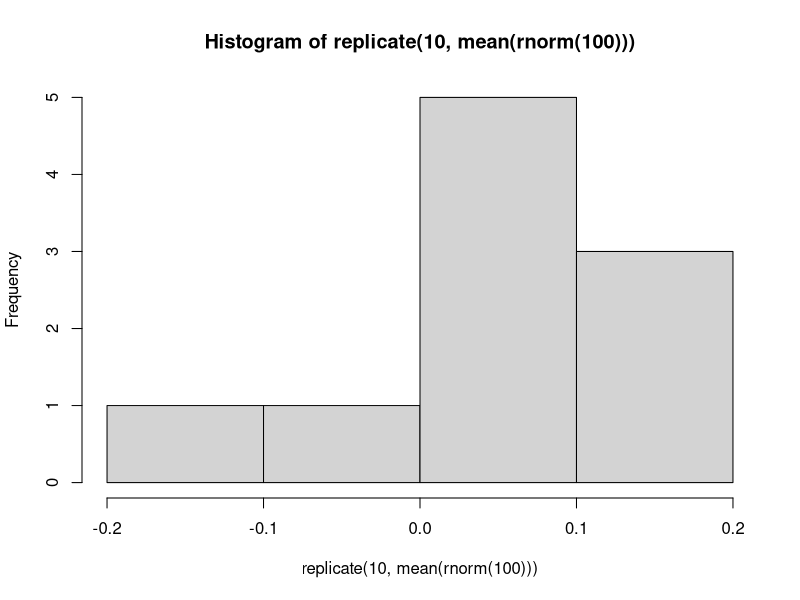
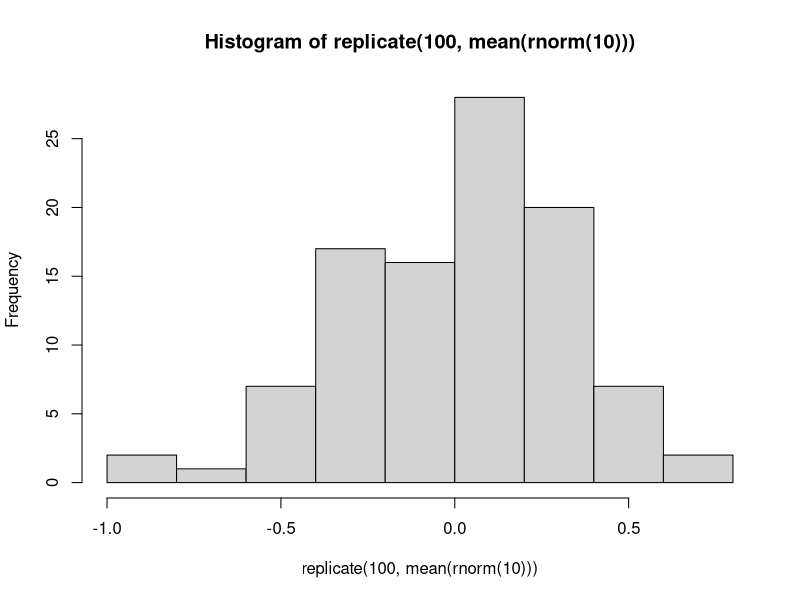
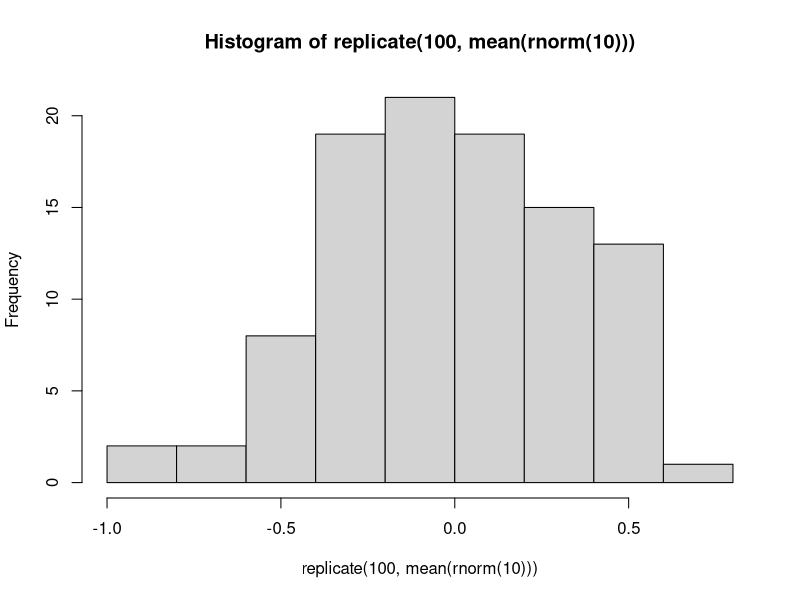
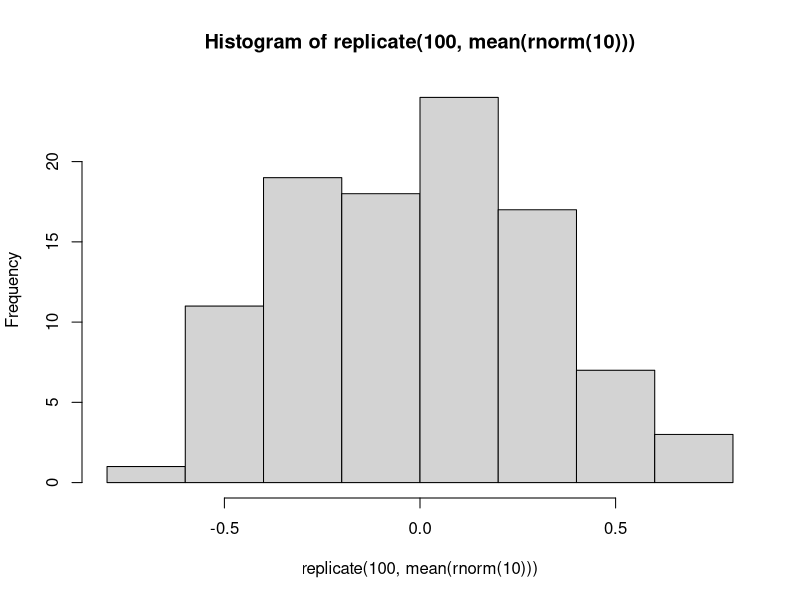
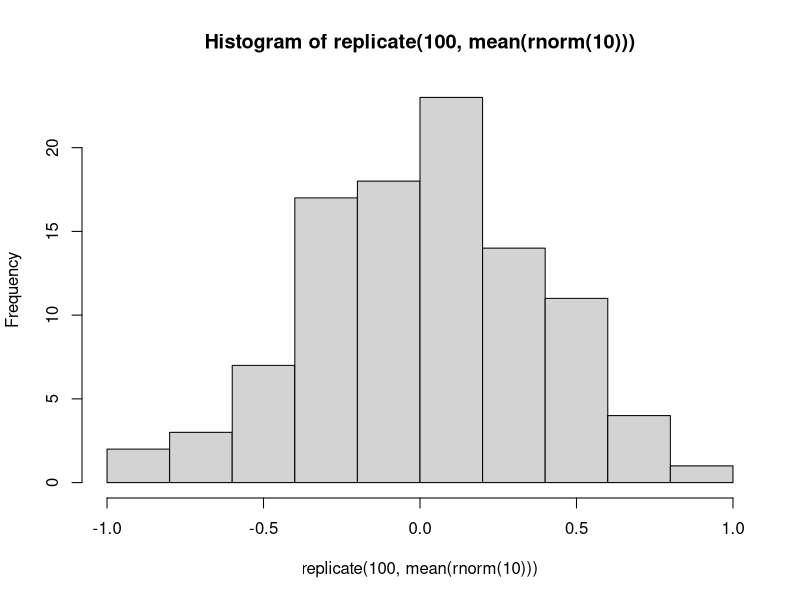
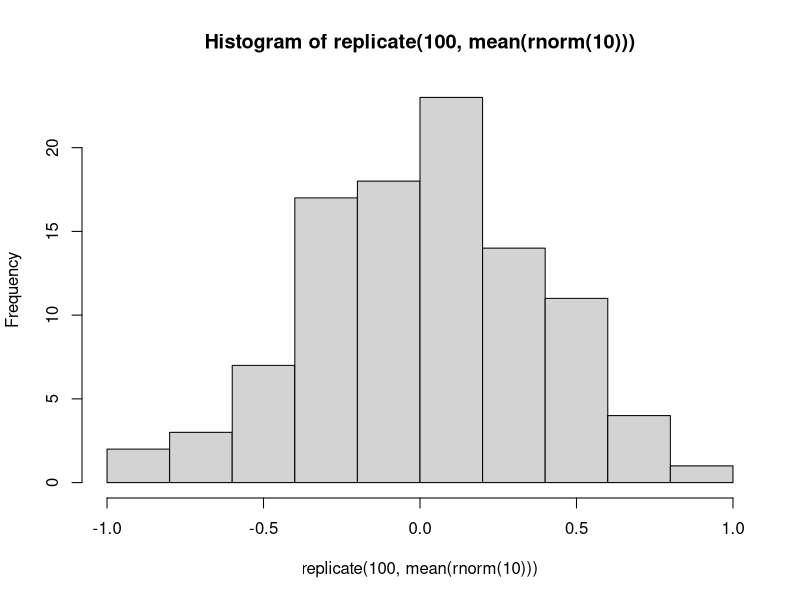
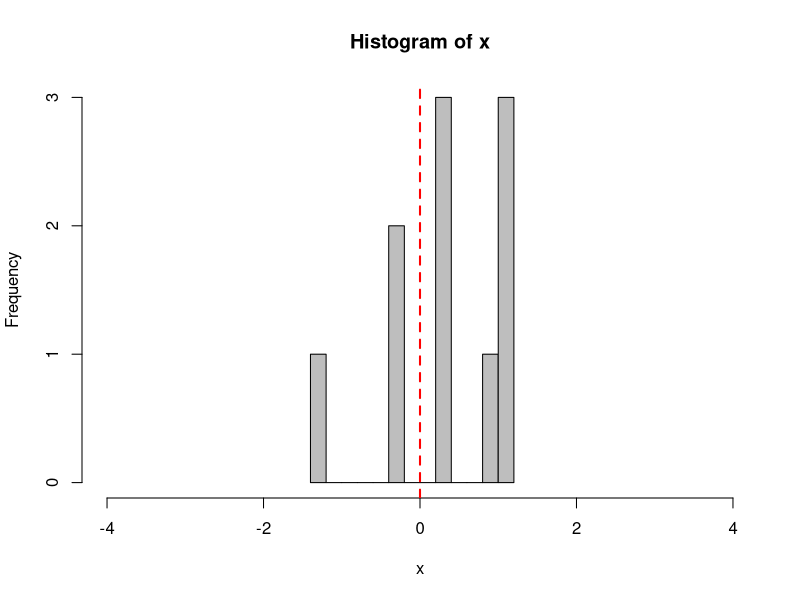
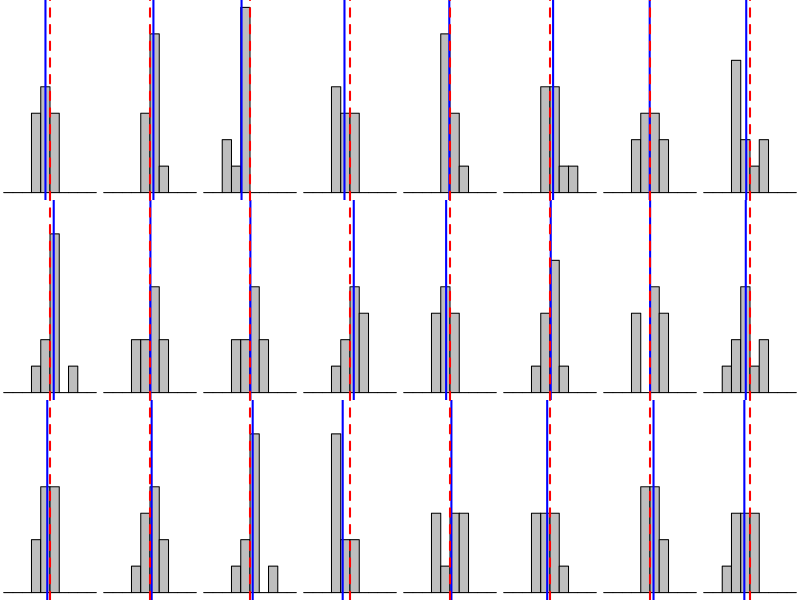

Generate these figures, in order, with R:
##############################
## code use in presentation ##
##  credibility of science  ##
##      March 11 2019       ##
##  malika_ihle@hotmail.fr  ##
##############################

#~~~~~~~~~ Random Numbers Generators and sampling theory

# sample 
## x is a sequence
x <- 1:10
x
sample(x)
sample(x, replace = TRUE)
sample(letters, size = 10)
?sample # default: replace = FALSE
sample(x, size = 100, replace = TRUE)
## x is a vector of combined values
x <- c(1,5,8)
x
sample(x, size = 6, replace = TRUE)


# random number generator drawing from specific distributions
?runif  # runif(n, min, max) 
?rpois  # rpois(n, lambda) 
?rnorm  # rnorm(n, mean, sd) 
?rbinom # rbinom(n, prob)	


# your turn: generate random numbers






# repeat 
?replicate # replicate(n, expression)
rnorm(10)
mean(rnorm(10))
replicate(10,rnorm(10))
replicate(10, mean(rnorm(100)))
hist(replicate(10, mean(rnorm(100))))

# your turn: generate random numbers, repeat, and plot







# set seed
hist(replicate(100, mean(rnorm(10))))
hist(replicate(100, mean(rnorm(10))))
hist(replicate(100, mean(rnorm(10))))

set.seed(10)
hist(replicate(100, mean(rnorm(10))))

set.seed(10)
hist(replicate(100, mean(rnorm(10))))


# defining sample size within a replication
## single random sample of normal distribution N(0,1) with n=10
x <- rnorm(10, mean=0, sd=1)
hist(x, breaks=10, col="grey", xlim=c(-4,4))
abline(v=0, col="red", lty=2, lwd=2)

## 24 sims of same distribution N(0,1) with n=10
set.seed(10)
x24 <- replicate(24, rnorm(10,0,1))
par(mfrow=c(3,8), mar=c(0,0,0,0))
x24Plot <- apply(x24,2,function(x){
               hist(x, col="grey", xlim=c(-5,5), ylim=c(0,7), breaks=c(-5:5),
                    main="", ylab="", xlab="", xaxt="n", yaxt="n")
               abline(v=mean(x), col="blue", lwd=2)
               abline(v=0, col="red", lty=2, lwd=2)
                })

## distribution of mu and sd from 24 sims N(0,1) with n=10
par(mfrow=c(1,2), mar=c(5,5,1,1))
hist(apply(x24, 2, mean), main="Mean",col="grey", xlim=c(-1,1))
abline(v=0, col="red", lty=2, lwd=2)
hist(apply(x24, 2, sd), main="SD",col="grey", xlim=c(0.6,1.4))
abline(v=1, col="red", lty=2, lwd=2)

## 24 sims of same distribution N(0,1) with n=1000
set.seed(10)
x24b <- replicate(24, rnorm(1000,0,1))
par(mfrow=c(3,8), mar=c(0,0,0,0))
x24bPlot <- apply(x24b,2,function(x){
               hist(x, col="grey", xlim=c(-5,5), ylim=c(0,500), breaks=c(-5:5),
                    main="", ylab="", xlab="", xaxt="n", yaxt="n")
               abline(v=mean(x), col="blue", lwd=2)
               abline(v=0, col="red", lty=2, lwd=2)
               })

## distribution of mu and sd from 24 sims N(0,1) with n=1000
par(mfrow=c(1,2), mar=c(5,5,1,1))
hist(apply(x24b, 2, mean), main="Mean",col="grey", xlim=c(-1,1))
abline(v=0, col="red", lty=2, lwd=2)
hist(apply(x24b, 2, sd), main="SD",col="grey", xlim=c(0.6,1.4))
abline(v=1, col="red", lty=2, lwd=2)

## distribution of mu and sd from 1000 sims N(0,1) with n=10
set.seed(10)
x1000 <- replicate(1000, rnorm(10,0,1))
par(mfrow=c(1,2), mar=c(5,5,1,1))
hist(apply(x1000, 2, mean), main="Mean",col="grey")
abline(v=0, col="red", lty=2, lwd=2)
hist(apply(x1000, 2, sd), main="SD",col="grey")
abline(v=1, col="red", lty=2, lwd=2)


#~~~~~~~~~ Functions

# writing a function
    ## function syntax:
    ## AwesomeFunctionName <- function(argument1, argument2,…){
    ## do stuff here
    ## }

# your turn: write a function
## that draws a histogram of nrep draws of mean(rnorm(100))














    ## step 1: the action
    mean(rnorm(100))
    ## step 2: replicate the action 1000 times
    replicate(1000, mean(rnorm(100)))
    ## step 3: plot the outcome of those simulations
    hist(replicate(1000, mean(rnorm(100))))
    ## step 4: replicate the action nrep time, with nrep defined outside the function
    nrep <- 1000
    replicate(nrep, mean(rnorm(100)))
    ## step 5: wrap it in a function:
    histrnorm100 <- function (nrep){
      hist(replicate(nrep, mean(rnorm(100))))
    }
    ## step 6: check that the function works
    histrnorm100(9)

    
# your turn: modify your function
## to draw a histogram of n draws of mean(rnorm(n))






    
    
    
    
    
    
    

    
    

    ## step 4: define parameters outside the function
    nrep <- 100
    n <- 10
    replicate(nrep, mean(rnorm(n)))
    ## step 5: wrap the action in a function:
    histrnorm_n <- function (nrep, n){
      hist(replicate(n, mean(rnorm(n))))
    }
    ## step 6: check that the function works
    histrnorm_n(9,3)
    
    


#~~~~~~~~~ Real (useful) simulation

# your turn: draw from the same distribution twice 
# and see if the sample differ from each other
# will they differ significantly in 5% of the nrep?
    
    
    
    
    
    
    
    
    
    
    
    
    
    
    

    
    
    ## Figure out how to do a t.test in R
    ?t.test
    ## Generate two vectors of 50  N(0,1) 
    x1 <- rnorm(50,0,1)
    x2 <- rnorm(50,0,1)
    ## Compare them with a t test
    t.test(x1,x2)
    ## extract p value
    str(t.test(x1,x2))
    t.test(x1,x2)$p.value
    ## write function 
    simT <- function(n){
    x1 <- rnorm(n,0,1)
    x2 <- rnorm(n,0,1)
    t.test(x1, x2)$p.value 
    }
    ## test function
    simT(50)
    
    ## repeat function for n = 10 and for different nrep and plot
    par(mfrow=c(1,2))
    simTRep <- replicate(20, simT(10))
    hist(simTRep, col="grey", breaks=21, main = "nrep=20, n=10", xlab="pvalue")
    abline(v=0.05, lwd=2, lty=2, col="red")
    
    simTRep2 <- replicate(100, simT(10))
    hist(simTRep2, col="grey", breaks=21, main = "nrep=100, n=10", xlab="pvalue")
    abline(v=0.05, lwd=2, lty=2, col="red")
    
    ## repeat function for nrep = 1000 and various n
    par(mfrow=c(1,2))
    simTRep <- replicate(1000, simT(10))
    hist(simTRep, col="grey", breaks=21, main = "nrep=1000, n=10", xlab="pvalue")
    abline(v=0.05, lwd=2, lty=2, col="red")
    
    simTRep2 <- replicate(1000, simT(100))
    hist(simTRep2, col="grey", breaks=21, main = "nrep=1000, n=100", xlab="pvalue")
    abline(v=0.05, lwd=2, lty=2, col="red")


# draw from the same distribution twice 
# using a poisson with lambda = 3 rather than normal distribution
# and see how t.test performs

hist(rpois(100,3))















    ## write new function
    simTpoiss <- function(n){
      x1 <- rpois(n,3)
      x2 <- rpois(n,3)
      t.test(x1, x2)$p.value 
    }
    
    ## repeat function for n = 10 and for different nrep and plot
    par(mfrow=c(1,2))
    hist(replicate(20, simTpoiss(10)), breaks =21,main="n=10, nrep = 20", xlab ='pvalue', col="grey")
    abline(v=0.05, lwd=2, lty=2, col="red")
    hist(replicate(100, simTpoiss(10)), breaks =21,main="n=10, nrep =100", xlab ='pvalue', col="grey")
    abline(v=0.05, lwd=2, lty=2, col="red")
    
    
    ## repeat function for nrep = 1000 and various n
    par(mfrow=c(1,2))
    hist(replicate(1000, simTpoiss(10)), breaks =21, main="nrep = 1000, n=10", xlab ='pvalue', col="grey")
    abline(v=0.05, lwd=2, lty=2, col="red")
    hist(replicate(1000, simTpoiss(100)), breaks =21,main="nrep = 1000, n=100", xlab ='pvalue', col="grey")
    abline(v=0.05, lwd=2, lty=2, col="red")
    
    ## repeat function for nrep = 1000 and various n
    par(mfrow=c(1,2))
    hist(replicate(1000, simTpoiss(10)), breaks =21, main="nrep = 1000, n=10", xlab ='pvalue', col="grey")
    abline(v=0.05, lwd=2, lty=2, col="red")
    hist(replicate(1000, simTpoiss(100)), breaks =21,main="nrep = 1000, n=100", xlab ='pvalue', col="grey")
    abline(v=0.05, lwd=2, lty=2, col="red")
    
    
   
    

